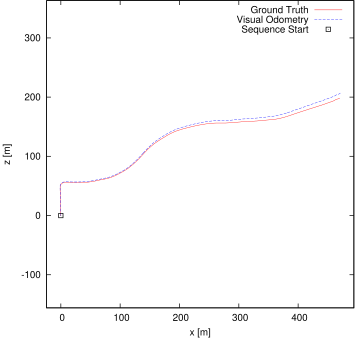

Generate this figure with gnuplot:
set term postscript eps enhanced color
set output "03.eps"
set size ratio -1
set xrange [-24:494]
set yrange [-156:363]
set xlabel "x [m]"
set ylabel "z [m]"
plot "03.txt" using 1:2 lc rgb "#FF0000" title 'Ground Truth' w lines,"03.txt" using 3:4 lc rgb "#0000FF" title 'Visual Odometry' w lines,"< head -1 03.txt" using 1:2 lc rgb "#000000" pt 4 ps 1 lw 2 title 'Sequence Start' w points
